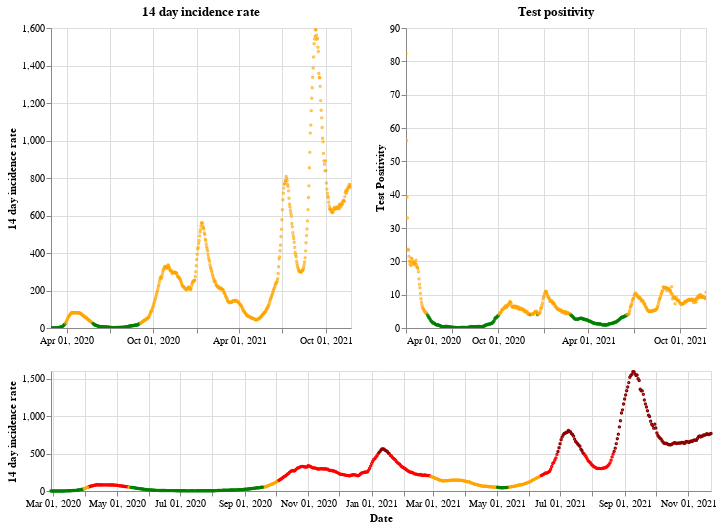

Notebook cell for this chart:
### Markdown cell above
## Scotland

### Code cell
plot_traffic_light('Scotland')

### Figure 1 — Vega-Lite specification as saved in the notebook (floating-point values rounded to 4 significant figures; data arrays with more than 128 entries replaced by an {"elided": "..."} marker saying what was removed)
{"config": {"view": {"continuousWidth": 400, "continuousHeight": 300}}, "vconcat": [{"hconcat": [{"mark": {"type": "point", "size": 2}, "encoding": {"color": {"condition": {"value": "green", "test": "(datum.twoWeeklyCasesRate <= 25)"}, "value": "orange"}, "tooltip": [{"type": "nominal", "field": "areaName"}, {"type": "temporal", "field": "date"}, {"type": "quantitative", "field": "twoWeeklyCasesRate"}, {"type": "quantitative", "field": "testPositivity"}], "x": {"type": "temporal", "axis": {"title": ""}, "field": "date", "scale": {"domain": {"selection": "DateBrush"}}, "timeUnit": "yearmonthdate"}, "y": {"type": "quantitative", "axis": {"title": "14 day incidence rate"}, "field": "twoWeeklyCasesRate"}}, "title": "14 day incidence rate", "width": 300}, {"mark": {"type": "point", "size": 2}, "encoding": {"color": {"condition": {"value": "green", "test": "(datum.testPositivity <= 4)"}, "value": "orange"}, "tooltip": [{"type": "nominal", "field": "areaName"}, {"type": "temporal", "field": "date"}, {"type": "quantitative", "field": "twoWeeklyCasesRate"}, {"type": "quantitative", "field": "testPositivity"}], "x": {"type": "temporal", "axis": {"title": ""}, "field": "date", "scale": {"domain": {"selection": "DateBrush"}}, "timeUnit": "yearmonthdate"}, "y": {"type": "quantitative", "axis": {"title": "Test Positivity"}, "field": "testPositivity"}}, "title": "Test positivity", "width": 300}]}, {"layer": [{"mark": {"type": "point", "size": 2}, "encoding": {"color": {"condition": {"value": "orange", "test": "(((datum.testPositivity < 4) && (datum.twoWeeklyCasesRate >= 50)) && (datum.twoWeeklyCasesRate < 200))"}, "value": "red"}, "opacity": {"condition": {"value": 1, "test": "((datum.twoWeeklyCasesRate >= 50) && (datum.twoWeeklyCasesRate < 500))"}, "value": 0}, "tooltip": [{"type": "nominal", "field": "areaName"}, {"type": "temporal", "field": "date"}, {"type": "quantitative", "field": "twoWeeklyCasesRate"}, {"type": "quantitative", "field": "testPositivity"}], "x": {"type": "temporal", "axis": {"title": "Date"}, "field": "date", "timeUnit": "yearmonthdate"}, "y": {"type": "quantitative", "axis": {"title": "14 day incidence rate"}, "field": "twoWeeklyCasesRate"}}, "selection": {"DateBrush": {"type": "interval", "encodings": ["x"], "fields": ["Time"]}}}, {"mark": {"type": "point", "size": 2}, "encoding": {"color": {"value": "darkred"}, "opacity": {"condition": {"value": 1, "test": "(datum.twoWeeklyCasesRate >= 500)"}, "value": 0}, "tooltip": [{"type": "nominal", "field": "areaName"}, {"type": "temporal", "field": "date"}, {"type": "quantitative", "field": "twoWeeklyCasesRate"}, {"type": "quantitative", "field": "testPositivity"}], "x": {"type": "temporal", "axis": {"title": "Date"}, "field": "date", "timeUnit": "yearmonthdate"}, "y": {"type": "quantitative", "axis": {"title": "14 day incidence rate"}, "field": "twoWeeklyCasesRate"}}}, {"mark": {"type": "point", "size": 2}, "encoding": {"color": {"condition": {"value": "green", "test": "((datum.testPositivity < 4) && (datum.twoWeeklyCasesRate < 50))"}, "value": "orange"}, "opacity": {"condition": {"value": 1, "test": "(datum.twoWeeklyCasesRate < 50)"}, "value": 0}, "tooltip": [{"type": "nominal", "field": "areaName"}, {"type": "temporal", "field": "date"}, {"type": "quantitative", "field": "twoWeeklyCasesRate"}, {"type": "quantitative", "field": "testPositivity"}], "x": {"type": "temporal", "axis": {"title": "Date"}, "field": "date", "timeUnit": "yearmonthdate"}, "y": {"type": "quantitative", "axis": {"title": "14 day incidence rate"}, "field": "twoWeeklyCasesRate"}}}], "height": 120, "width": 660}], "data": {"name": "data-3483b28f46968c447867f25fec6515d5"}, "$schema": "https://vega.github.io/schema/vega-lite/v4.8.1.json", "datasets": {"data-3483b28f46968c447867f25fec6515d5": {"elided": "635 records"}}}
